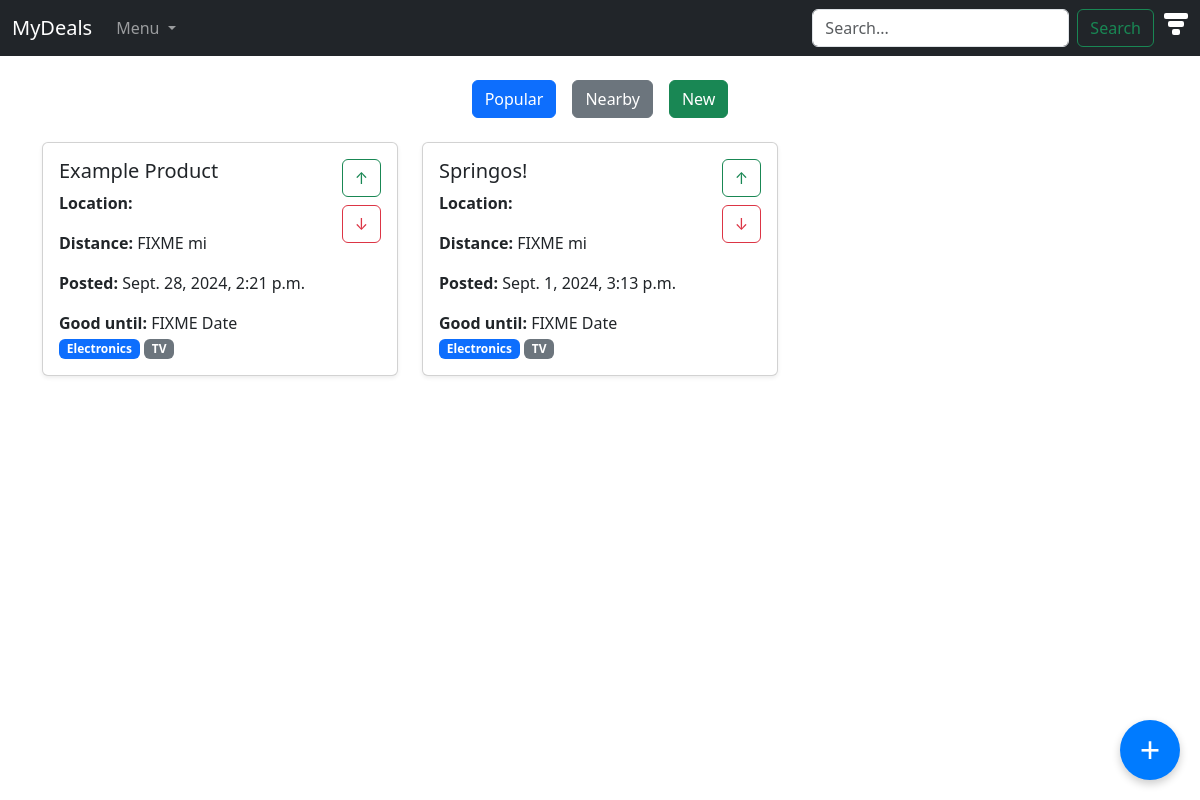
The app's page /app/, older data.
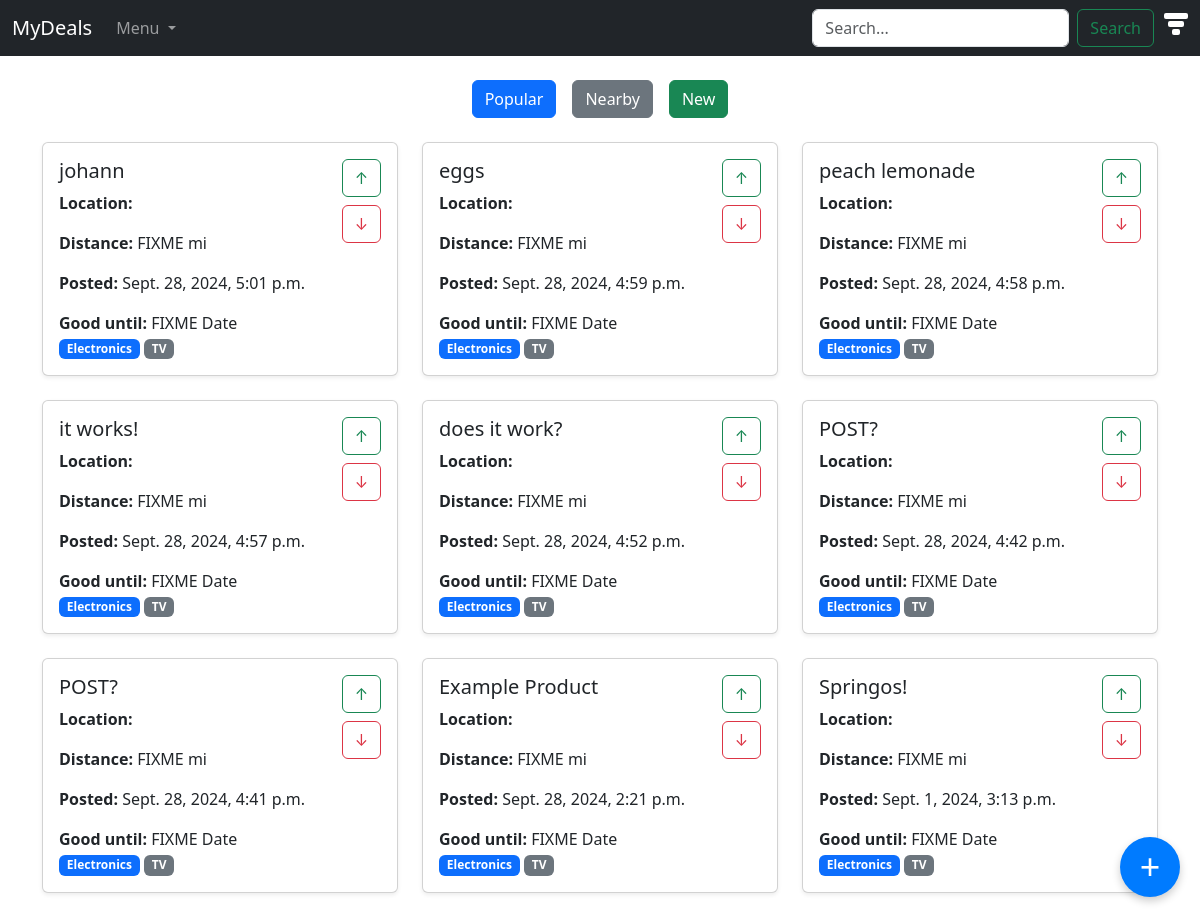
The same page, newer data.
### deals/models.py (models this page shows, shortened)
class Post(models.Model):
    product_name = models.CharField(max_length=200)
    location_name = models.CharField(max_length = 200)
    location_street_address = models.CharField(max_length = 200)
    location_lat = models.FloatField(default = 36.1446206)
    location_long = models.FloatField(default = -86.8032659)
    info_text = models.CharField(max_length = 500)
    score = models.IntegerField(default = 0)
    post_date = models.DateTimeField("date posted")
    tags = models.ManyToManyField(Tag)

### deals/views.py (the view)
# urls.py: path("", views.home, name="home"),
def home(request) -> HttpResponse:
    context = {"post_list": Post.objects.order_by("-post_date")}
    return render(request, "deals/home.html", context)

### deals/templates/deals/home.html (shortened to what this page needs)
<!DOCTYPE html>
<html lang="en">
<head>
    <link href="https://cdn.jsdelivr.net/npm/bootstrap@5.3.0-alpha1/dist/css/bootstrap.min.css" rel="stylesheet">
</head>
<body>
<nav class="navbar navbar-expand-lg navbar-dark bg-dark">
    <div class="container-fluid">
        <a class="navbar-brand" href="#">MyDeals</a>
        <div class="collapse navbar-collapse" id="navbarNav">
            <ul class="navbar-nav me-auto">
                <li class="nav-item dropdown">
                    <a class="nav-link dropdown-toggle" href="#" id="navbarDropdown" role="button" data-bs-toggle="dropdown" aria-expanded="false">
                        Menu
                    </a>
                </li>
            </ul>
            <form action="{% url 'deals:search' %}" method="get" class="d-flex">
                <input type="text" name="q" placeholder="Search..." class="form-control search-bar me-2" type="search" aria-label="Search">
                <button class="btn btn-outline-success search-button" type="submit">Search</button>
            </form>
            <div class="nav-item dropdown">
                <div class="funnel-icon" id="funnelDropdown" role="button" data-bs-toggle="dropdown" aria-expanded="false">
                    <div class="funnel-middle"></div>
                </div>
            </div>
        </div>
    </div>
</nav>
<div class="container my-4">
    <div class="d-flex justify-content-center">
        <button class="btn btn-primary mx-2">Popular</button>
        <button class="btn btn-secondary mx-2">Nearby</button>
        <button class="btn btn-success mx-2">New</button>
    </div>
</div>
<div class="container">
    <div class="row">
        {% if post_list %}
            {% for post in post_list %}
                <div class="col-md-6 col-lg-4">
                    <a href="{% url 'deals:detail' post.id %}" style="text-decoration: none; color: inherit;">
                        <div class="card mb-4 shadow-sm">
                            <div class="card-body">
                                <div class="d-flex justify-content-between">
                                    <div>
                                        <h5 class="card-title">{{ post.product_name }}</h5>
                                        <p class="card-text"><strong>Location: </strong>{{ post.location }}</p>
                                        <p class="card-text"><strong>Distance: </strong> FIXME mi</p>
                                        <p class="card-text"><strong>Posted: </strong>{{ post.post_date }}</p>
                                        <p class="card-text"><strong>Good until: </strong>FIXME Date</p>
                                    </div>
                                    <div class="d-flex flex-column align-items-center">
                                        <button class="btn btn-outline-success mb-1">&uarr;</button>
                                        <button class="btn btn-outline-danger mt-1">&darr;</button>
                                    </div>
                                </div>
                                <span class="badge bg-primary">Electronics</span>
                                <span class="badge bg-secondary">TV</span>
                            </div>
                        </div>
                    </a>
                </div>
            {% endfor %}
        {% else %}
            <p>No posts are available.</p>
        {% endif %}
    </div>
</div>
<button class="new-post-btn" aria-label="New Post">+</button>
</body>
</html>

### deals/templates/deals/home.html (style rules this page uses)
.funnel-icon { width: 24px; height: 24px; position: relative; display: inline-block; cursor: pointer; }
.funnel-icon:before { content: ''; position: absolute; top: 0; left: 0; right: 0; margin: auto; width: 100%; height: 6px; background-color: white; border-radius: 2px; }
.funnel-middle { content: ''; position: absolute; top: 8px; left: 15%; right: 15%; width: 70%; height: 6px; background-color: white; border-radius: 2px; }
.funnel-icon:after { content: ''; position: absolute; top: 16px; bottom: 0; left: 33%; right: 33%; width: 33%; height: 6px; background-color: white; border-radius: 2px; }
.search-bar { margin-right: 10px; }
.search-button { margin-right: 10px; }
.new-post-btn { position: fixed; bottom: 20px; right: 20px; width: 60px; height: 60px; background-color: #007bff; color: white; border: none; border-radius: 50%; font-size: 36px; display: flex; justify-content: center; align-items: center; cursor: pointer; box-shadow: 0 4px 8px rgba(0, 0, 0, 0.2); z-index: 1000; }

Row changes from the older to the newer data that the page shows:
added Post: product_name "johann", post_date "Sept. 28, 2024, 5:01 p.m."
added Post: product_name "eggs", post_date "Sept. 28, 2024, 4:59 p.m."
added Post: product_name "peach lemonade", post_date "Sept. 28, 2024, 4:58 p.m."
added Post: product_name "it works!", post_date "Sept. 28, 2024, 4:57 p.m."
added Post: product_name "does it work?", post_date "Sept. 28, 2024, 4:52 p.m."
added Post: product_name "POST?", post_date "Sept. 28, 2024, 4:42 p.m."
added Post: product_name "POST?", post_date "Sept. 28, 2024, 4:41 p.m."
